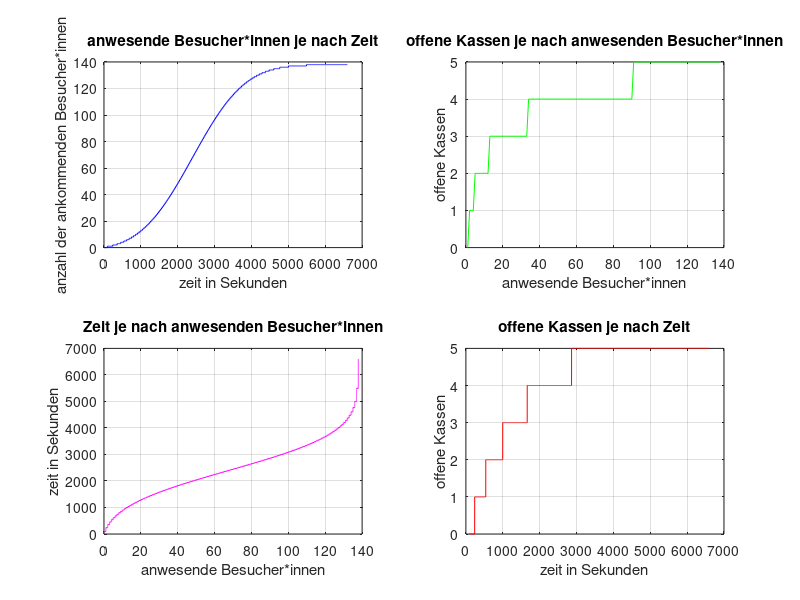

Reproduce this figure in MATLAB.
% Aufgabe 1.m
% 20.06.2024
clc, clearvars, close all

alpha = 5 * 10^-2;
beta = 4 * 10^-7;
gamma = 40 * 60; % Aufgabe (a)

x = 0:6600; % Zeit von 19:10 bis 21:00 in Sekunden Schritten
b = @(t) alpha * exp(-beta * (t - gamma).^2); % Die Funktion b(t)

% p(t) mit ganzzahligen Werten anwesender Besucher*innen
p = round(cumsum(b(x)));

% Die Funktion k(t)
k = @(t) floor(log(t) + 0.5);

% Plotten der Funktion
% (i)
subplot(2, 2, 1);
plot(x, p, Color='b');
xlabel('zeit in Sekunden');
ylabel('anzahl der ankommenden Besucher*innen');
title('anwesende Besucher*innen je nach Zeit');
grid on;

% (ii)
subplot(2, 2, 3);
plot(p, x, Color='m');
xlabel('anwesende Besucher*innen');
ylabel('zeit in Sekunden');
title('Zeit je nach anwesenden Besucher*innen');
grid on;

% (iii)
subplot(2, 2, 2);
plot(p, k(p), Color='g');
xlabel('anwesende Besucher*innen');
ylabel('offene Kassen');
title('offene Kassen je nach anwesenden Besucher*innen');
grid on;

% (iv)
subplot(2, 2, 4);
plot(x, k(p), Color='r');
xlabel('zeit in Sekunden');
ylabel('offene Kassen');
title('offene Kassen je nach Zeit');
grid on;